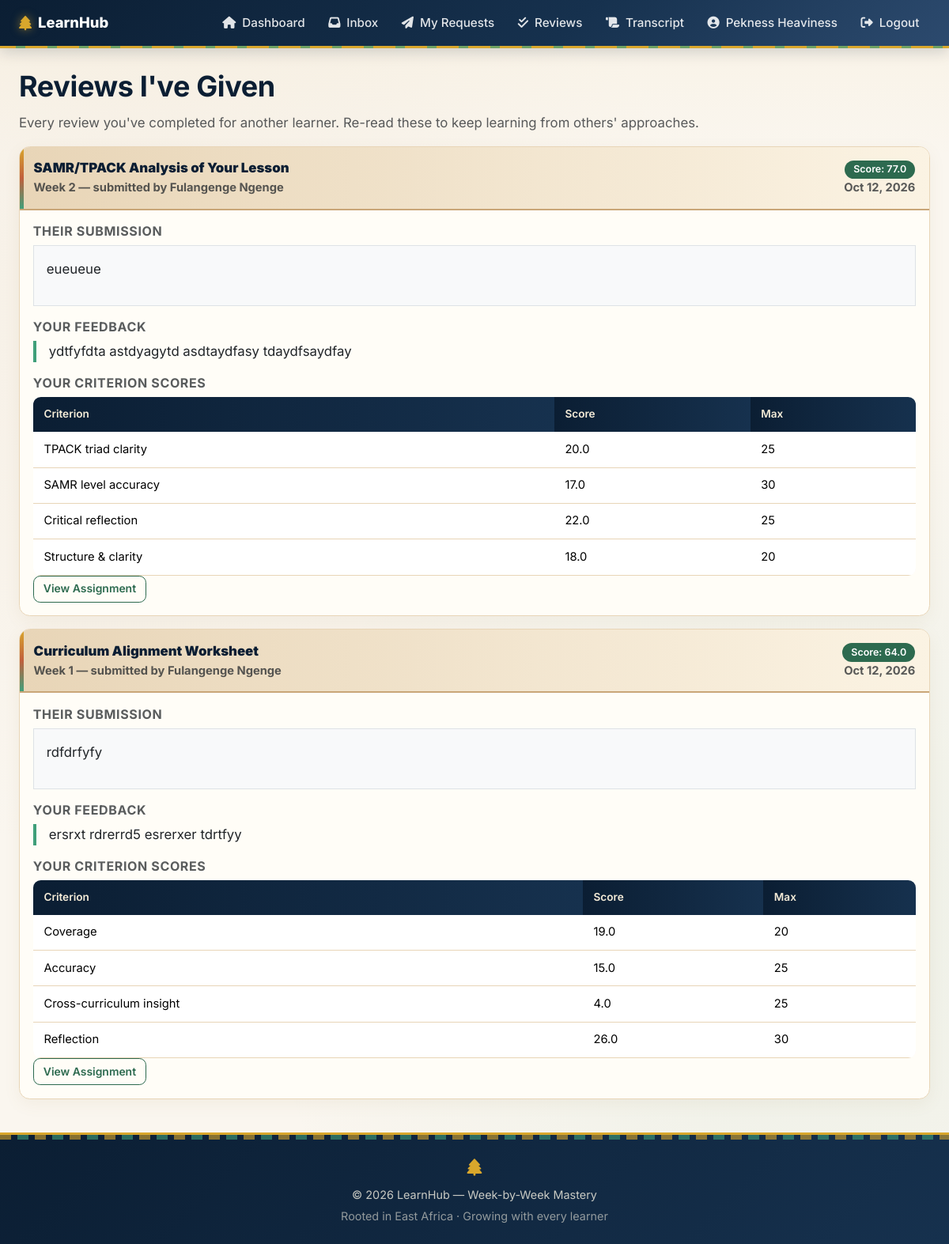
Page /reviews-given/ (signed in) on the earlier database version.
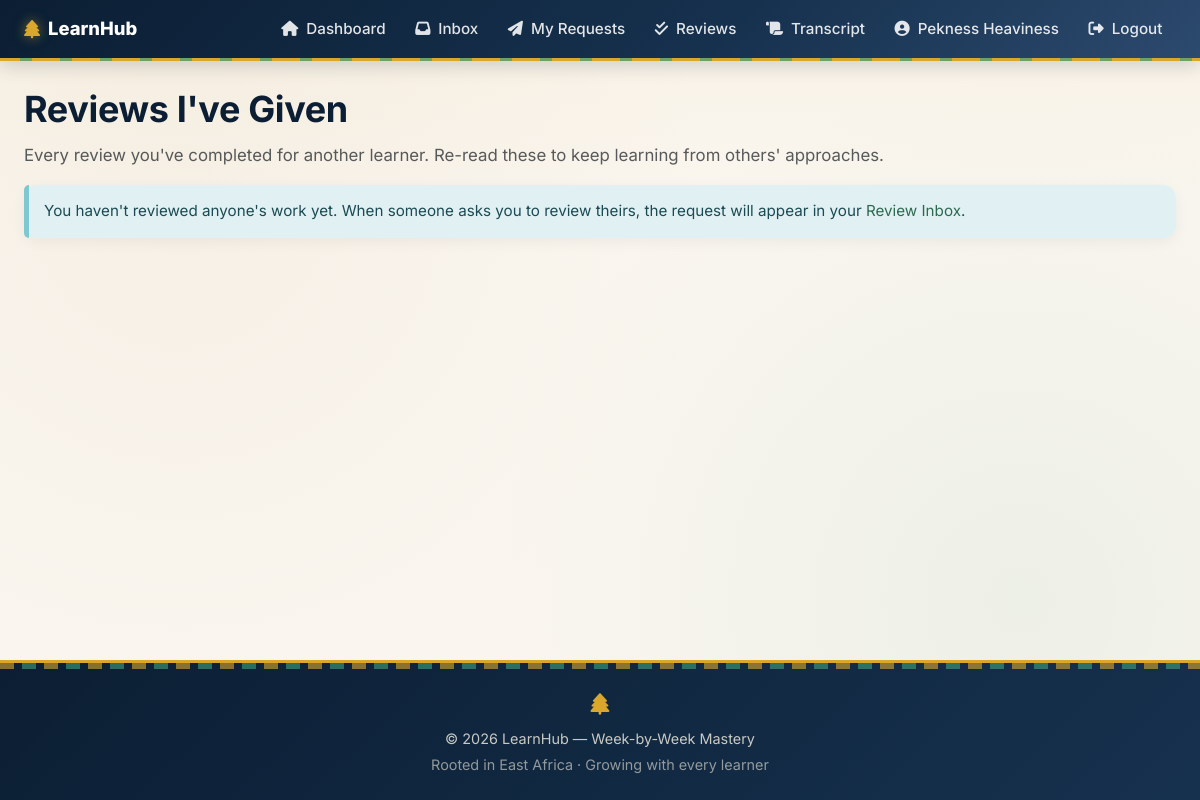
Same page on the later database version.
### apps/learning/models.py (models this page shows, shortened)
class Review(models.Model):
    submission = models.ForeignKey(Submission, on_delete=models.CASCADE, related_name='reviews')
    reviewer = models.ForeignKey(User, on_delete=models.CASCADE, related_name='reviews_given')
    comment = models.TextField()
    criterion_scores = models.JSONField(default=dict)
    total_score = models.FloatField(default=0)
    is_valid = models.BooleanField(default=False)
    reviewed_at = models.DateTimeField(auto_now_add=True)

class Submission(models.Model):
    STATUS_CHOICES = [
        ('pending', 'Pending Review'),
        ('reviewed', 'Reviewed'),
    ]
    assignment = models.ForeignKey(Assignment, on_delete=models.CASCADE, related_name='submissions')
    learner = models.ForeignKey(User, on_delete=models.CASCADE, related_name='submissions')
    reviewer = models.ForeignKey(
        User, on_delete=models.SET_NULL, null=True, blank=True,
        related_name='submissions_to_review',
        help_text='The chosen peer reviewer for this submission.'
    )
    link = models.URLField(blank=True)
    text_content = models.TextField(blank=True)
    submitted_at = models.DateTimeField(auto_now_add=True)
    status = models.CharField(max_length=20, choices=STATUS_CHOICES, default='pending')
    class Meta:
        unique_together = ['assignment', 'learner']
        ordering = ['-submitted_at']

class Assignment(models.Model):
    SUBMISSION_TYPES = [
        ('link', 'External Link'),
        ('text', 'Written Response'),
        ('both', 'Link + Written Notes'),
    ]
    week = models.ForeignKey(Week, on_delete=models.CASCADE, related_name='assignments')
    tool = models.ForeignKey(Tool, on_delete=models.SET_NULL, null=True, blank=True, related_name='assignments')
    topic = models.ForeignKey(Topic, on_delete=models.SET_NULL, null=True, blank=True, related_name='assignments')
    title = models.CharField(max_length=200)
    description = CKEditor5Field('Description', config_name='default', blank=True)
    prompt = CKEditor5Field('Prompt', config_name='default')
    submission_type = models.CharField(max_length=10, choices=SUBMISSION_TYPES, default='link')
    is_open_ended = models.BooleanField(default=True)
    class Meta:
        ordering = ['week__number', 'id']

class Week(models.Model):
    cohort = models.ForeignKey(Cohort, on_delete=models.CASCADE, related_name='weeks')
    number = models.PositiveIntegerField()
    title = models.CharField(max_length=200)
    description = CKEditor5Field('Description', config_name='default', blank=True)
    class Meta:
        ordering = ['number']
        unique_together = ['cohort', 'number']

class User(AbstractUser):
    ROLE_CHOICES = [
        ('learner', 'Learner'),
        ('admin', 'Administrator'),
    ]
    role = models.CharField(max_length=20, choices=ROLE_CHOICES, default='learner')
    cohort = models.ForeignKey('Cohort', on_delete=models.SET_NULL, null=True, blank=True, related_name='learners')

class RubricCriterion(models.Model):
    assignment = models.ForeignKey(Assignment, on_delete=models.CASCADE, related_name='criteria')
    name = models.CharField(max_length=200)
    description = models.TextField(blank=True)
    max_score = models.PositiveIntegerField(default=20)
    order = models.PositiveIntegerField(default=0)
    class Meta:
        ordering = ['order']

### apps/learning/views.py (the view)
# urls.py: path('reviews-given/', views.reviews_given, name='reviews_given'),
@login_required
def reviews_given(request):
    reviews = Review.objects.filter(reviewer=request.user).select_related(
        'submission__assignment__week', 'submission__learner'
    ).order_by('-reviewed_at')
    return render(request, 'learning/reviews_given.html', {'reviews': reviews})

### apps/learning/templatetags/learning_extras.py (called while the page is built)
@register.filter
def get_item(dictionary, key):
    if not isinstance(dictionary, dict):
        return None
    if key in dictionary:
        return dictionary[key]
    if str(key) in dictionary:
        return dictionary[str(key)]
    return None

### templates/learning/reviews_given.html (shortened to what this page needs)
{% extends 'base.html' %}
{% load learning_extras %}
{% block content %}
<h1>Reviews I've Given</h1>
<p class="text-muted">
    Every review you've completed for another learner. Re-read these to keep learning from others' approaches.
</p>
{% if reviews %}
    {% for r in reviews %}
    <div class="card mb-3">
        <div class="card-header d-flex justify-content-between align-items-center">
            <div>
                <strong>{{ r.submission.assignment.title }}</strong>
                <small class="text-muted d-block">
                    Week {{ r.submission.assignment.week.number }} —
                    submitted by {{ r.submission.learner.get_full_name|default:r.submission.learner.username }}
                </small>
            </div>
            <div class="text-end">
                <span class="badge badge-passed">Score: {{ r.total_score|floatformat:1 }}</span>
                <small class="text-muted d-block">{{ r.reviewed_at|date:"M d, Y" }}</small>
            </div>
        </div>
        <div class="card-body">
            <h6 class="text-uppercase text-muted">Their Submission</h6>
            {% if r.submission.text_content %}
                <div class="border p-3 bg-light mb-3">
                    {{ r.submission.text_content|linebreaks }}
                </div>
            {% endif %}
            <h6 class="text-uppercase text-muted mt-3">Your Feedback</h6>
            <div class="border-start border-4 ps-3 mb-3" style="border-color: #409f7a !important;">
                {{ r.comment|linebreaks }}
            </div>
            {% if r.criterion_scores %}
                <h6 class="text-uppercase text-muted">Your Criterion Scores</h6>
                <table class="table table-sm">
                    <thead>
                        <tr><th>Criterion</th><th>Score</th><th>Max</th></tr>
                    </thead>
                    <tbody>
                        {% for c in r.submission.assignment.criteria.all %}
                            <tr>
                                <td>{{ c.name }}</td>
                                <td>
                                    {% with score=r.criterion_scores|get_item:c.id %}
                                        {{ score|default:"—" }}
                                    {% endwith %}
                                </td>
                                <td>{{ c.max_score }}</td>
                            </tr>
                        {% endfor %}
                    </tbody>
                </table>
            {% endif %}
            <a href="{% url 'learning:assignment_detail' r.submission.assignment.id %}?from=review"
               class="btn btn-sm btn-outline-primary">
                View Assignment
            </a>
        </div>
    </div>
    {% endfor %}
{% else %}
    <div class="alert alert-info">
        You haven't reviewed anyone's work yet. When someone asks you to review theirs,
        the request will appear in your <a href="{% url 'learning:review_inbox' %}">Review Inbox</a>.
    </div>
{% endif %}
{% endblock %}

Differences in the rows shown:
removed Review: submission.assignment "SAMR/TPACK Analysis of Your Lesson", submission.assignment.week.number "2", submission.learner.get_full_name "Fulangenge Ngenge", total_score "77.0", reviewed_at "Oct 12, 2026", submission.text_content "eueueue", comment "ydtfyfdta astdyagytd asdtaydfasy tdaydfsaydfay"
removed RubricCriterion: name "TPACK triad clarity", score "20.0", max_score "25", shown under "SAMR/TPACK Analysis of Your Lesson"
removed RubricCriterion: name "SAMR level accuracy", score "17.0", max_score "30", shown under "SAMR/TPACK Analysis of Your Lesson"
removed RubricCriterion: name "Critical reflection", score "22.0", max_score "25", shown under "SAMR/TPACK Analysis of Your Lesson"
removed RubricCriterion: name "Structure & clarity", score "18.0", max_score "20", shown under "SAMR/TPACK Analysis of Your Lesson"
removed Review: submission.assignment "Curriculum Alignment Worksheet", submission.assignment.week.number "1", submission.learner.get_full_name "Fulangenge Ngenge", total_score "64.0", reviewed_at "Oct 12, 2026", submission.text_content "rdfdrfyfy", comment "ersrxt rdrerrd5 esrerxer tdrtfyy"
removed RubricCriterion: name "Coverage", score "19.0", max_score "20", shown under "Curriculum Alignment Worksheet"
removed RubricCriterion: name "Accuracy", score "15.0", max_score "25", shown under "Curriculum Alignment Worksheet"
removed RubricCriterion: name "Cross-curriculum insight", score "4.0", max_score "25", shown under "Curriculum Alignment Worksheet"
removed RubricCriterion: name "Reflection", score "26.0", max_score "30", shown under "Curriculum Alignment Worksheet"
Other differences:
text now shown: "You haven't reviewed anyone's work yet. When someone asks you to review theirs, the request will appear in your Review Inbox ."
